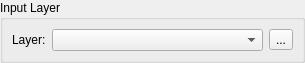
<?xml version="1.0" encoding="UTF-8"?>
<ui version="4.0">
 <class>InputLayerWidgetForm</class>
 <widget class="QWidget" name="InputLayerWidgetForm">
  <property name="geometry">
   <rect>
    <x>0</x>
    <y>0</y>
    <width>305</width>
    <height>55</height>
   </rect>
  </property>
  <property name="minimumSize">
   <size>
    <width>0</width>
    <height>0</height>
   </size>
  </property>
  <property name="windowTitle">
   <string>Form</string>
  </property>
  <layout class="QGridLayout" name="gridLayout_3">
   <property name="leftMargin">
    <number>0</number>
   </property>
   <property name="topMargin">
    <number>0</number>
   </property>
   <property name="rightMargin">
    <number>0</number>
   </property>
   <property name="bottomMargin">
    <number>0</number>
   </property>
   <item row="0" column="0">
    <widget class="QGroupBox" name="groupBox_9">
     <property name="sizePolicy">
      <sizepolicy hsizetype="Preferred" vsizetype="Preferred">
       <horstretch>0</horstretch>
       <verstretch>0</verstretch>
      </sizepolicy>
     </property>
     <property name="title">
      <string>Input Layer</string>
     </property>
     <property name="flat">
      <bool>false</bool>
     </property>
     <layout class="QGridLayout" name="gridLayout_2">
      <item row="0" column="0">
       <layout class="QGridLayout" name="gridLayout">
        <item row="0" column="0">
         <widget class="QLabel" name="label">
          <property name="text">
           <string>Layer:</string>
          </property>
         </widget>
        </item>
        <item row="0" column="1">
         <widget class="QComboBox" name="m_layersComboBox">
          <property name="sizePolicy">
           <sizepolicy hsizetype="Expanding" vsizetype="Fixed">
            <horstretch>0</horstretch>
            <verstretch>0</verstretch>
           </sizepolicy>
          </property>
         </widget>
        </item>
        <item row="0" column="2">
         <widget class="QToolButton" name="m_searchLayerToolButton">
          <property name="text">
           <string>...</string>
          </property>
         </widget>
        </item>
       </layout>
      </item>
     </layout>
    </widget>
   </item>
  </layout>
 </widget>
 <resources/>
 <connections/>
</ui>
